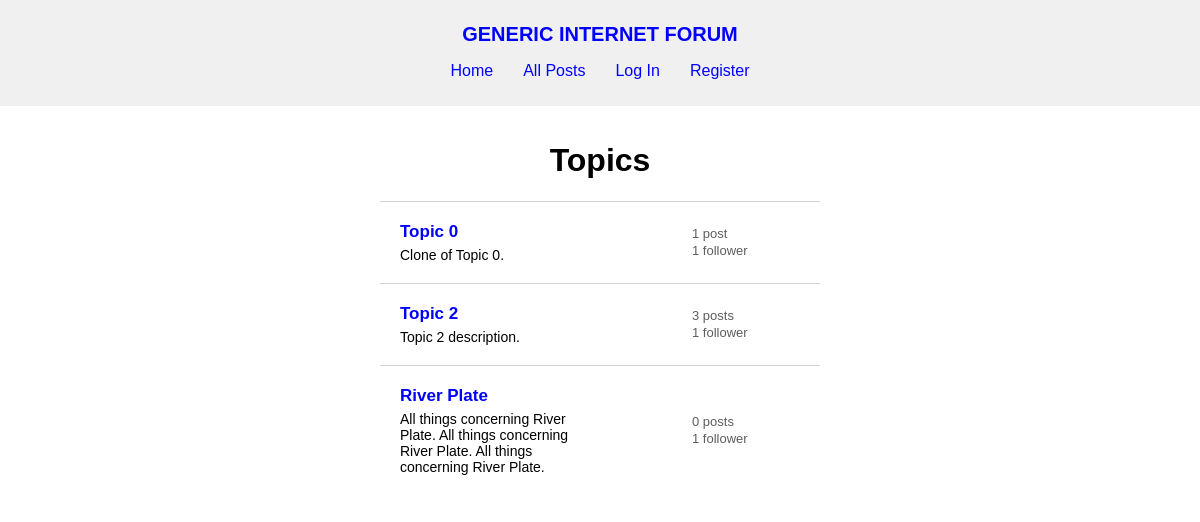
The page / on the database its author committed.
### forum/models.py (models this page shows, shortened)
class User(AbstractUser):
    pass

class Topic(models.Model):
    creator = models.ForeignKey(
        User, on_delete=models.CASCADE, related_name="topics")
    name = models.TextField(max_length=120, unique=True)
    description = models.TextField(max_length=1000)
    timestamp = models.DateTimeField(auto_now_add=True)

### forum/views.py (the view)
# urls.py: path("", views.index, name="index"),
def index(request):
    all_topics = Topic.objects.all()
    topics = parse_topics(all_topics)
    return render(request, "forum/index.html", {
        "topics": topics
    })

### forum/util.py (called while the page is built)
def parse_topics(all_topics):
    topics = []
    for topic in all_topics:
        topics.append({
            "id": topic.id,
            "creator": topic.creator,
            "name": topic.name,
            "description": topic.description,
            "number_of_followers": len(topic.followers.all()),
            "number_of_posts": len(topic.posts.all())
        })
    return topics

### forum/templates/forum/index.html
{% extends "forum/layout.html" %}
{% load static %}
{% block css %}
    <link href="{% static 'forum/index.css' %}" rel="stylesheet">
    <link href="{% static 'forum/posts.css' %}" rel="stylesheet">
{% endblock %}
{% block body %}
    {% if topics %}
        <div id="topics">
            <h1>Topics</h1>
            <ul>
                {% for topic in topics %}
                    <li class="topic-container">
                        <div>
                            <a class="topic-title" href="{% url 'topic' topic.name %}">{{ topic.name }}</a>
                            <p class="topic-description">{{ topic.description }}</p>
                        </div>
                        <div class="topic-stats">
                            <p>{{ topic.number_of_posts }} post{% if topic.number_of_posts != 1 %}s{% endif %}</p>
                            <p>{{ topic.number_of_followers }} follower{% if topic.number_of_followers != 1 %}s{% endif %}</p>
                        </div>
                    </li>
                {% endfor %}
            </ul>
        </div>
    {% endif %}
{% endblock %}

### forum/static/forum/layout.css (style rules this page uses)
body { margin: 0; font-family: sans-serif; }
h1, h2, h3 { text-align: center; }
ul { list-style: none; padding: 0; }
a { text-decoration: none; color: blue; }

### forum/static/forum/index.css (style rules this page uses)
#topics { text-align: center; }
.topic-container { margin: 0 auto; max-width: 400px; border-top: 1px solid lightgray; padding: 20px; display: flex; align-items: center; text-align: start; }
.topic-container div { min-width: 200px; }
.topic-title { font-weight: bold; font-size: 17px; }
.topic-description { margin: 0; padding-top: 5px; font-size: 14px; color: black; }
.topic-stats p { padding-left: 90px; margin: 2px; font-size: 13px; color: #5e5e5e; }

### rows shown on the page
User: name "Topic 0", description "Clone of Topic 0.", number_of_posts "1", number_of_followers "1", name "River Plate", description "All things concerning River Plate. All things concerning River Plate. All things concerning River Plate.", number_of_posts "0"
User: name "Topic 2", description "Topic 2 description.", number_of_posts "3", number_of_followers "1"
